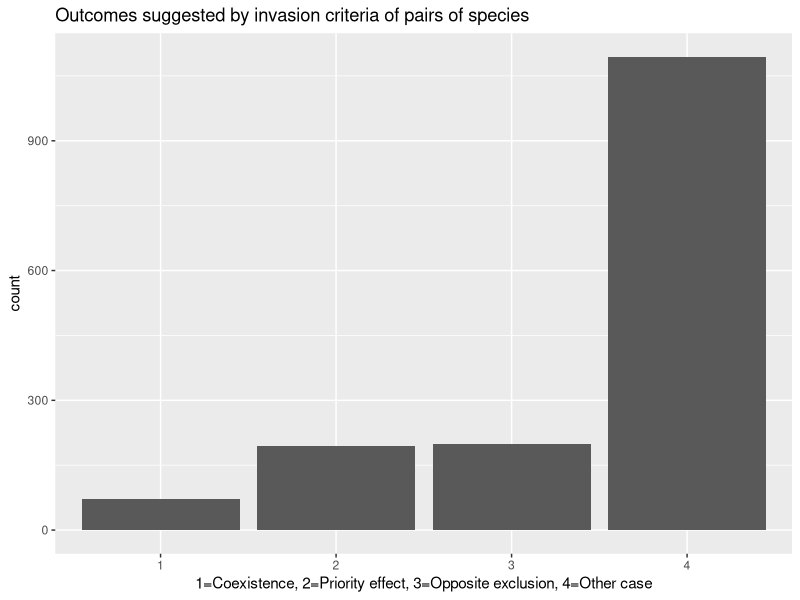

Generate this figure with R:
### Script to compute the pairwise interaction of species in the case where we permute the competition coefficient initially built to promote pairwise opposite exclusion
## 19/11/2020

library("ggplot2")
invasion_score <- function(parameter){
  pi01=parameter[1]
  pi02=parameter[2]
  gamma1=parameter[3]
  gamma2=parameter[4]
  phi1=parameter[5]
  phi2=parameter[6]
  s1a=parameter[7]
  s2a=parameter[8]
  alpha11=parameter[9]
  alpha12=parameter[10]
  alpha21=parameter[11]
  alpha22=parameter[12]
  beta11=parameter[13]
  beta12=parameter[14]
  beta21=parameter[15]
  beta22=parameter[16]
  
  scrit1j <- (1-s1a)/((1-gamma1)*(1-s1a)+pi01*gamma1)
  scrit2j <- (1-s2a)/((1-gamma2)*(1-s2a)+pi02*gamma2)
  
  f1<-(1/(gamma1*phi1))*(1-s1a)*(1-phi1+gamma1*phi1)
  f2<-(1/(gamma2*phi2))*(1-s2a)*(1-phi2+gamma2*phi2)
  
  Rs1<-phi1/scrit1j-1
  Rs2<-phi2/scrit2j-1
  
  Rf1<-(pi01/f1)-1
  Rf2<-(pi02/f2)-1
  
  
  Inv1<-(Rf1/Rf2)*(alpha22/alpha12)
  Inv2<-(Rf2/Rf1)*(alpha11/alpha21)
  Inv3<-(Rs1/Rs2)*(beta22/beta12)
  Inv4<-(Rs2/Rs1)*(beta11/beta21)
  
  return(list("Ralpha1"=Inv1,"Ralpha2"=Inv2,"Rbeta1"=Inv3,"Rbeta2"=Inv4))
}
param <- read.csv("param_vital_rates.csv")
alpha <- as.matrix(read.table("matrix_alpha.csv", sep=" "))
beta <- as.matrix(read.table("matrix_beta.csv", sep=" "))
S=40

liste_beta_permu <- sample(beta[which(lower.tri(beta) | upper.tri(beta))], length(beta[which(lower.tri(beta) | upper.tri(beta))]))  ## Recup tous les coef beta qui ne sont pas sur la diag et permute
liste_alpha_permu <- sample(alpha[which(lower.tri(alpha) | upper.tri(alpha))], length(alpha[which(lower.tri(alpha) | upper.tri(alpha))]))## Recup tous les coef beta qui ne sont pas sur la diag et permute
beta_permu <- beta 
alpha_permu <- alpha
c=1
for (i in 1:S){
  for (j in 1:S){
    if (i!=j){
      beta_permu[i,j] <- liste_beta_permu[c]
      alpha_permu[i,j] <- liste_alpha_permu[c]
      c=c+1
    }
  }
}


test_inv_score = c()
for (i in 1:S){
  for (j in 1:S){
    if (i != j){
      inv_sc = invasion_score(c(param[i,1],param[j,1], param[i,2],param[j,2],param[i,3],param[j,3],param[i,4],param[j,4],alpha_permu[i,i],alpha_permu[j,i],alpha_permu[i,j],alpha_permu[j,j],beta_permu[i,i],beta_permu[j,i],beta_permu[i,j],beta_permu[j,j]))
      if (inv_sc[[1]]>1 & inv_sc[[2]]>1 & inv_sc[[3]]>1 & inv_sc[[4]]>1){ # 1 = coexistence classique
        test_inv_score <- c(test_inv_score, 1)
      }else if(inv_sc[[1]]>1 & inv_sc[[2]]>1 & inv_sc[[3]]<1 & inv_sc[[4]]<1 | inv_sc[[1]]<1 & inv_sc[[2]]<1 & inv_sc[[3]]>1 & inv_sc[[4]]>1){
        test_inv_score <- c(test_inv_score, 2) # priority effect
      }else if(inv_sc[[1]]>1 & inv_sc[[2]]<1 & inv_sc[[3]]<1 & inv_sc[[4]]>1 | inv_sc[[1]]<1 & inv_sc[[2]]>1 & inv_sc[[3]]>1 & inv_sc[[4]]<1){
        test_inv_score <- c(test_inv_score, 3) # coexistence opposite hierarchy
      }else{
        test_inv_score <- c(test_inv_score, 4) ## other cases
      }
    }
  }
}
test_inv_score <- as.factor(test_inv_score)
ggplot(data.frame(test_inv_score), aes(x=test_inv_score)) +
  geom_bar()+
  xlab("1=Coexistence, 2=Priority effect, 3=Opposite exclusion, 4=Other case")+
  labs(title="Outcomes suggested by invasion criteria of pairs of species")

  